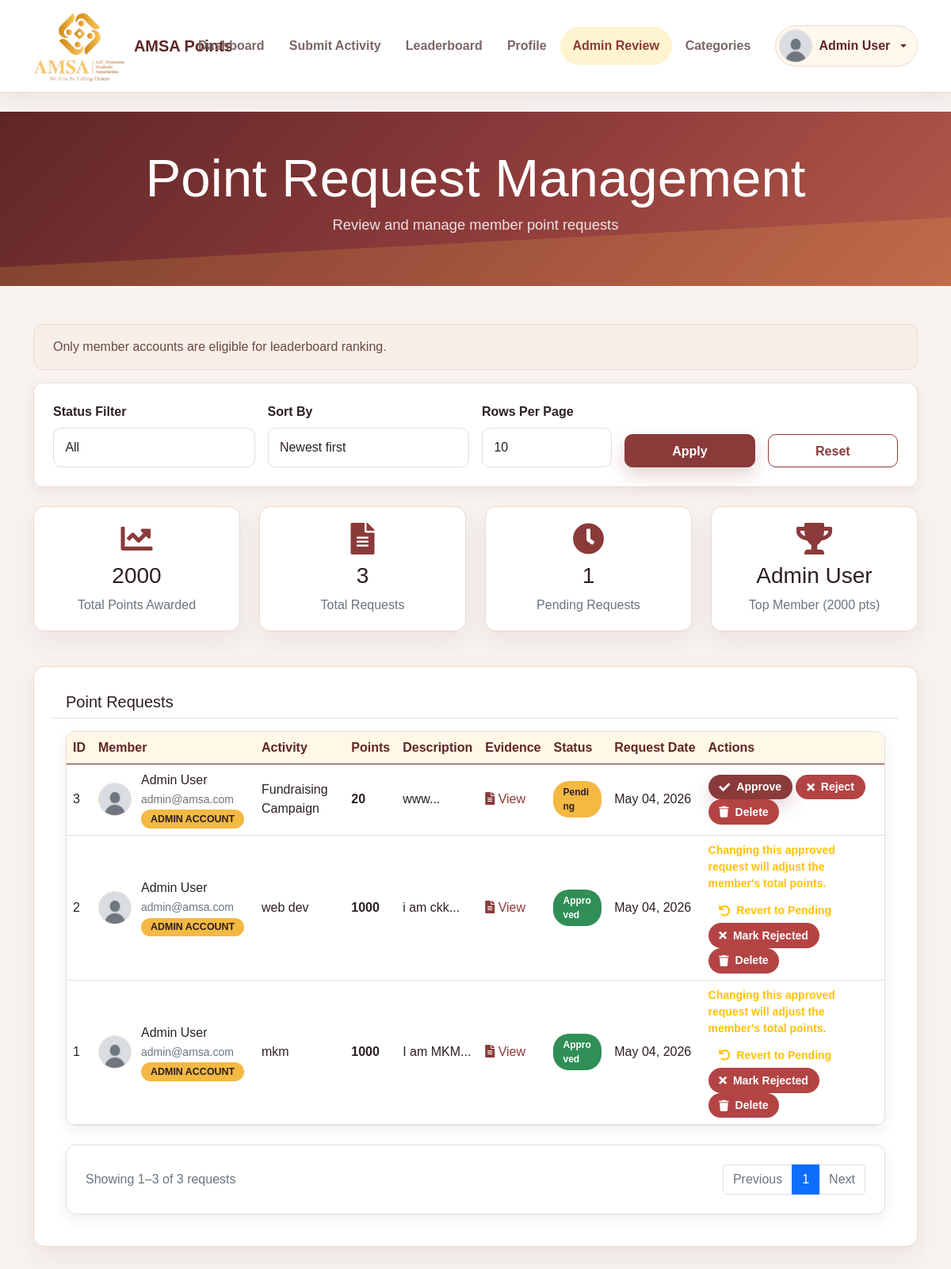
Page /point/admin_points.php (signed in) on the committed database.
### tables this page shows
CREATE TABLE `user` (
  `id` int(11) NOT NULL,
  `name` varchar(100) NOT NULL,
  `password` varchar(255) NOT NULL,
  `email` varchar(150) NOT NULL,
  `role` enum('member','president','vice_president','secretary','male_treasurer','female_treasurer','system_admin') NOT NULL DEFAULT 'member',
  `status` enum('active','inactive','suspended') NOT NULL DEFAULT 'active',
  `profile_image` varchar(255) DEFAULT NULL,
  `last_login` datetime DEFAULT NULL,
  `created_at` datetime DEFAULT current_timestamp(),
  `updated_at` datetime DEFAULT NULL ON UPDATE current_timestamp()
);

CREATE TABLE `user_points` (
  `id` int(11) NOT NULL,
  `user_id` int(11) NOT NULL,
  `total_points` int(11) DEFAULT 0,
  `last_updated` datetime DEFAULT current_timestamp() ON UPDATE current_timestamp()
);

CREATE TABLE `point_request` (
  `id` int(11) NOT NULL,
  `user_id` int(11) NOT NULL,
  `point_category_id` int(11) NOT NULL,
  `eop_evidence` varchar(255) NOT NULL COMMENT 'End of Participation evidence file path',
  `description` text DEFAULT NULL,
  `status` enum('pending','approved','rejected') DEFAULT 'pending',
  `admin_remarks` text DEFAULT NULL,
  `request_date` datetime DEFAULT current_timestamp(),
  `review_date` datetime DEFAULT NULL,
  `reviewed_by` int(11) DEFAULT NULL
);

CREATE TABLE `point_category` (
  `id` int(11) NOT NULL,
  `category_name` varchar(100) NOT NULL,
  `points` int(11) NOT NULL,
  `description` text DEFAULT NULL,
  `status` enum('active','inactive') DEFAULT 'active',
  `created_at` datetime DEFAULT current_timestamp(),
  `updated_at` datetime DEFAULT NULL ON UPDATE current_timestamp()
);

### point/admin_points.php (the view, shortened to what the rows shown need)
<?php
require_once '../config/database.php';
$statistics = getPointStatistics();
$allowedStatuses = ['all', 'pending', 'approved', 'rejected'];
$allowedSorts = ['newest', 'oldest', 'points_desc', 'points_asc', 'status'];
$status = $_GET['status'] ?? 'all';
$statusFilter = in_array($status, $allowedStatuses, true) ? $status : 'all';
$sort = $_GET['sort'] ?? 'newest';
$sortOption = in_array($sort, $allowedSorts, true) ? $sort : 'newest';
$currentPage = max(1, (int) ($_GET['page'] ?? 1));
$perPage = (int) ($_GET['per_page'] ?? 10);
$requestPage = getPointRequestsPaginated($statusFilter, $sortOption, $currentPage, $perPage);
$requests = $requestPage['requests'];
?>
<!DOCTYPE html>
<html lang="en">
<head>
    <link href="https://cdn.jsdelivr.net/npm/bootstrap@5.0.0/dist/css/bootstrap.min.css" rel="stylesheet">
    <link href="points-style.css" rel="stylesheet">
    <link href="https://cdnjs.cloudflare.com/ajax/libs/font-awesome/5.10.0/css/all.min.css" rel="stylesheet">
</head>
<body class="points-page">
    <?php include __DIR__ . '/includes/navbar.php'; ?>
    <div class="container-fluid bg-primary points-hero py-5 mb-5">
        <div class="container text-center">
            <h1 class="display-4 text-white">Point Request Management</h1>
        </div>
    </div>
    <div class="container mb-5">
        <div class="row mb-4">
            <div class="col-md-3">
                <div class="stat-card amsa-stat-card text-center">
                    <i class="fas fa-trophy stat-icon"></i>
                    <h3 class="mt-2"><?php echo isset($statistics['top_user']['name']) ? $statistics['top_user']['name'] : 'N/A'; ?></h3>
                    <p class="text-muted mb-0">Top Member (<?php echo isset($statistics['top_user']['total_points']) ? $statistics['top_user']['total_points'] : 0; ?> pts)</p>
                </div>
            </div>
        </div>
        <div class="card shadow-sm amsa-card">
            <div class="card-body">
                <?php if(empty($requests)): ?>
                    <div class="amsa-empty-state mb-0">
                        <i class="fas fa-clipboard-list fa-2x mb-3 text-primary"></i>
                        <h4>No point requests found for this filter.</h4>
                        <p class="mb-0">Try another status filter or reset the request list.</p>
                    </div>
                <?php else: ?>
                    <div class="table-responsive amsa-table-wrap">
                        <table class="table table-hover amsa-table">
                            <thead>
                                <tr>
                                    <th>ID</th>
                                    <th>Member</th>
                                    <th>Activity</th>
                                    <th>Points</th>
                                    <th>Description</th>
                                    <th>Evidence</th>
                                    <th>Status</th>
                                    <th>Request Date</th>
                                    <th>Actions</th>
                                </tr>
                            </thead>
                            <tbody>
                                <?php foreach($requests as $request): ?>
                                <?php $requestUserRole = normalizeRole($request['user_role'] ?? 'member'); ?>
                                <tr>
                                    <td><?php echo $request['id']; ?></td>
                                    <td>
                                        <span class="profile-member-cell">
                                            <img src="<?php echo htmlspecialchars(profileImageUrl($request['user_profile_image'] ?? null, '../')); ?>" class="profile-avatar-sm" alt="Member profile image">
                                            <span>
                                                <?php echo htmlspecialchars($request['user_name']); ?>
                                                <br><small class="text-muted"><?php echo htmlspecialchars($request['user_email']); ?></small>
                                                <?php if ($requestUserRole !== 'member'): ?>
                                                    <br><span class="badge bg-warning text-dark amsa-badge amsa-badge-pending">Admin Account</span>
                                                <?php endif; ?>
                                            </span>
                                        </span>
                                    </td>
                                    <td><?php echo htmlspecialchars($request['category_name']); ?></td>
                                    <td><strong><?php echo $request['points']; ?></strong></td>
                                    <td><?php echo substr(htmlspecialchars($request['description']), 0, 50); ?>...</td>
                                    <td>
                                        <?php if($request['eop_evidence']): ?>
                                            <a href="#" class="evidence-link" data-bs-toggle="modal"
                                               data-bs-target="#evidenceModal<?php echo $request['id']; ?>">
                                                <i class="fas fa-file-alt"></i> View
                                            </a>
                                        <?php else: ?>
                                            <span class="text-muted">No file</span>
                                        <?php endif; ?>
                                    </td>
                                    <td>
                                        <span class="status-badge status-<?php echo $request['status']; ?>">
                                            <?php echo ucfirst($request['status']); ?>
                                        </span>
                                    </td>
                                    <td><?php echo date('M d, Y', strtotime($request['request_date'])); ?></td>
                                    <td>
                                        <?php
                                            $statusActions = [];
                                            if ($request['status'] === 'pending') {
                                                $statusActions = [
                                                    ['action' => 'approve', 'label' => 'Approve', 'class' => 'btn-success amsa-btn-primary', 'icon' => 'fa-check', 'title' => 'Confirm Approval', 'message' => 'Are you sure you want to approve this point request and award points?'],
                                                    ['action' => 'reject', 'label' => 'Reject', 'class' => 'btn-danger amsa-btn-danger', 'icon' => 'fa-times', 'title' => 'Confirm Rejection', 'message' => 'Are you sure you want to reject this point request?'],
                                                ];
                                            } elseif ($request['status'] === 'approved') {
                                                $statusActions = [
                                                    ['action' => 'pending', 'label' => 'Revert to Pending', 'class' => 'btn-outline-warning', 'icon' => 'fa-undo', 'title' => 'Confirm Revert to Pending', 'message' => 'Are you sure you want to move this request back to pending? If points were already awarded, they will be removed.'],
                                                    ['action' => 'reject', 'label' => 'Mark Rejected', 'class' => 'btn-outline-danger amsa-btn-danger', 'icon' => 'fa-times', 'title' => 'Confirm Rejection', 'message' => 'Are you sure you want to reject this point request?'],
                                                ];
                                            }
                                        ?>
                                        <?php if ($request['status'] === 'approved'): ?>
                                            <small class="d-block text-warning fw-bold mb-2">Changing this approved request will adjust the member's total points.</small>
                                        <?php endif; ?>
                                        <?php foreach ($statusActions as $statusAction): ?>
                                            <?php $modalId = 'statusActionModal' . (int) $request['id'] . ucfirst($statusAction['action']); ?>
                                            <button type="button" class="btn btn-sm amsa-btn amsa-btn-sm <?php echo htmlspecialchars($statusAction['class']); ?>" data-bs-toggle="modal" data-bs-target="#<?php echo htmlspecialchars($modalId); ?>">
                                                <i class="fas <?php echo htmlspecialchars($statusAction['icon']); ?>"></i> <?php echo htmlspecialchars($statusAction['label']); ?>
                                            </button>
                                        <?php endforeach; ?>
                                            <form method="POST" class="d-inline" id="deletePointRequestForm<?php echo (int) $request['id']; ?>">
                                                <button type="button" class="btn btn-sm btn-outline-danger amsa-btn amsa-btn-danger amsa-btn-sm" data-bs-toggle="modal" data-bs-target="#deletePointRequestModal<?php echo (int) $request['id']; ?>">
                                                    <i class="fas fa-trash"></i> Delete
                                                </button>
                                            </form>
                                    </td>
                                </tr>
                                <?php endforeach; ?>
                            </tbody>
                        </table>
                    </div>
                <?php endif; ?>
            </div>
        </div>
    </div>
</body>
</html>

### point/includes/navbar.php (shortened to what the rows shown need)
<?php
$pointsUser = currentUserId() ? getUserProfile(currentUserId()) : null;
$pointsUserName = $pointsUser['name'] ?? ($_SESSION['user_name'] ?? 'AMSA User');
$pointsAvatar = profileImageUrl($pointsUser['profile_image'] ?? null, '../');
?>
<nav class="navbar navbar-light bg-light points-navbar border-bottom mb-4">
    <div class="container points-nav-container">
        <div class="points-nav-profile dropdown">
            <button class="points-profile-toggle dropdown-toggle" type="button" id="pointsProfileDropdown" data-bs-toggle="dropdown" aria-expanded="false">
                <img src="<?php echo htmlspecialchars($pointsAvatar); ?>" class="points-nav-avatar" alt="Profile image">
                <span><?php echo htmlspecialchars($pointsUserName); ?></span>
            </button>
        </div>
    </div>
</nav>

### rows in the picture
user: name "Admin User"
user_points: user.name "Admin User", total_points "2000"
point_request: id "3", user.name "Admin User", user.email "admin@amsa.com", point_category.category_name "Fundraising Campaign", point_category.points "20", description "www", status "Pending", request_date "May 04, 2026", label "Approve", label "Reject"
point_request: id "2", reviewed_by.name "Admin User", reviewed_by.email "admin@amsa.com", point_category.category_name "web dev", point_category.points "1000", description "i am ckk", status "Approved", request_date "May 04, 2026", shows "Changing this approved request will adjust the member's total points.", label "Revert to Pending", label "Mark Rejected"
point_request: id "1", reviewed_by.name "Admin User", reviewed_by.email "admin@amsa.com", point_category.category_name "mkm", point_category.points "1000", description "I am MKM", status "Approved", request_date "May 04, 2026", shows "Changing this approved request will adjust the member's total points.", label "Revert to Pending", label "Mark Rejected"

### other values in the picture
$statistics['total_points_awarded'] "2000"
$statistics['total_requests'] "3"
$statistics['pending_requests'] "1"
$showingStart "1"
$showingEnd "3"
$totalRequests "3"
form field per_page "10"
